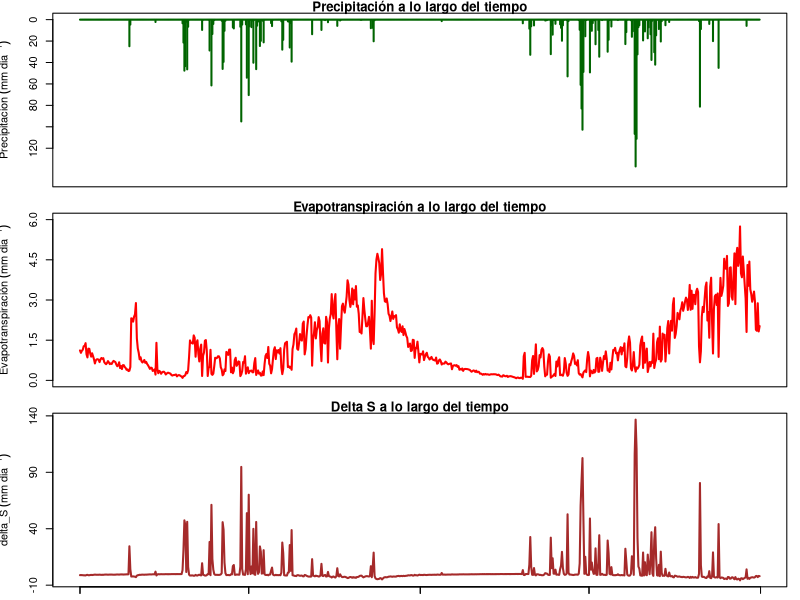

R code for this plot:
#instalación de paquetes
#install.packages("tidyverse")
#install.packages("readxl")
#install.packages("here") #esta librería permite buscar los archivos en la carpeta asociada al script sin necesariamente fijar un directorio
#cargar librerías
library(tidyverse)  
library(readxl)
library(here)
#cargar datos
balances <- read.table(here("data_balance.txt"), header = TRUE)
texturas <- read.csv(here("data_textura.csv"), header = TRUE)
head(balances)
head(texturas)

df_balances <-as.data.frame(balances)
df_texturas <- as.data.frame(texturas)
df_balances$Fecha <- as.Date(df_balances$Fecha)
class(df_balances$ETr)
class(df_balances$Fecha)
class(df_balances$Precipitacion)
class(df_texturas$Horizonte)
summary(df_balances)

df_balances$delta_S <- df_balances$Precipitacion - df_balances$ETr
summary(df_balances)

svg(here("graficos", "graficos_PP_Etr_deltaS.svg"), width = 11, height = 10)

par(mfrow = c(3, 1)) #3 filas; 1 columna
par(mar = c(1, 4, 1, 1))

#GRAFICO DE PRECIPITACION
plot(df_balances$Fecha, df_balances$Precipitacion,
     type = "h",         # líneas verticales
     col = "darkgreen",
     lwd = 2,
     xaxt="n", #esta línea suprime el eje x automático
     yaxt="n", # Suprime el eje Y automático para personalizarlo
     ylab = expression(Precipitacion~(mm~dia^{-1})),
     ylim = c(150,0), #con este set se invierten los ejes en el gráfico de precipitación
     main = "Precipitación a lo largo del tiempo")
axis(2, at = seq(min(df_balances$Precipitacion), max(df_balances$Precipitacion),by=20)) 

#GRAFICO DE ETr
plot(df_balances$Fecha, df_balances$ETr,
     type = "l",
     col = "red",
     lwd = 2,
     xaxt="n", # Suprime el eje X automático
     yaxt="n", # Suprime el eje Y automático para personalizarlo
     ylab = expression(Evapotranspiración~(mm~dia^{-1})),
     ylim=c(0,6),
     main = "Evapotranspiración a lo largo del tiempo")
axis(2, at = seq(0,6, by = 1.5)) # Para que el gráfico vaya de 0 a 6 cada 1.5

# GRAFICO DE Delta S
plot(df_balances$Fecha, df_balances$delta_S,
     type = "l",
     col = "brown",
     lwd = 2,
     xlab = "Fecha",
     yaxt="n", # Suprime el eje Y automático para personalizarlo
     ylab = expression(delta_S~(mm~dia^{-1})),
     main = "Delta S a lo largo del tiempo")
# Ajusta el rango y el 'by' según los valores reales de delta_S.
axis(2, at = seq(round(min(df_balances$delta_S), -1), round(max(df_balances$delta_S), -1), by = 50)) # Ejemplo: Eje Y de 50 en 50, ajustando al rango de datos

axis.Date(1,at = seq(min(df_balances$Fecha), max(df_balances$Fecha), by = "6 months"),
          format = "%m-%y", cex.axis = 1.3)

dev.off()
